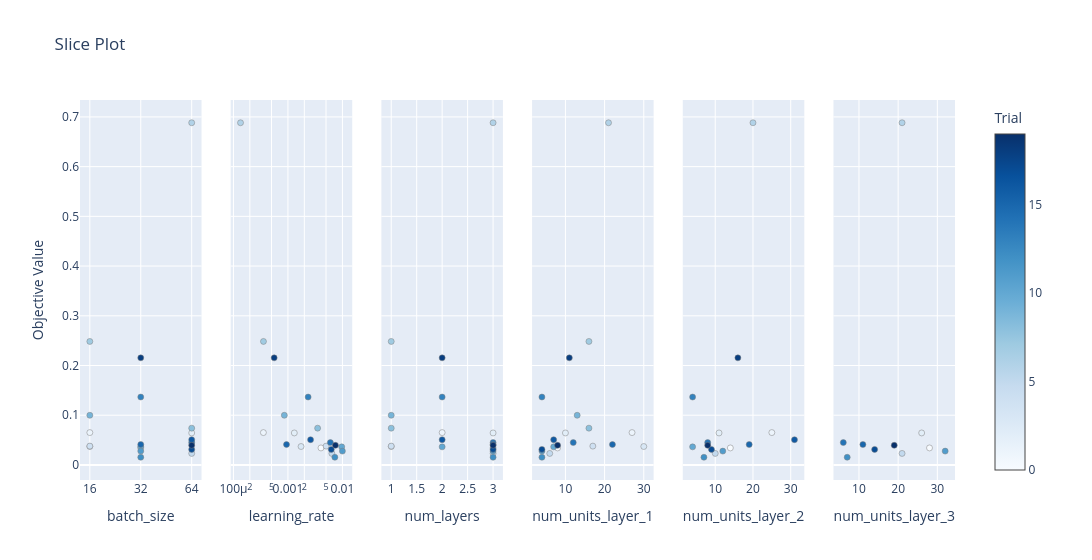

The notebook cell this image was saved under:
### Code cell
# visualizing Optuna results

optuna.visualization.plot_optimization_history(study)
optuna.visualization.plot_param_importances(study)
optuna.visualization.plot_slice(study)

### Figure 1 — Plotly figure (JSON) as saved in the notebook; plotly's stock layout.template omitted (floating-point values rounded to 4 significant figures)
{"data": [{"marker": {"color": [0, 1, 2, 3, 4, 5, 6, 7, 8, 9, 10, 11, 12, 13, 14, 15, 16, 17, 18, 19], "colorbar": {"title": {"text": "Trial"}, "x": 1, "xpad": 40}, "colorscale": [[0, "rgb(247,251,255)"], [0.125, "rgb(222,235,247)"], [0.25, "rgb(198,219,239)"], [0.375, "rgb(158,202,225)"], [0.5, "rgb(107,174,214)"], [0.625, "rgb(66,146,198)"], [0.75, "rgb(33,113,181)"], [0.875, "rgb(8,81,156)"], [1, "rgb(8,48,107)"]], "line": {"color": "Grey", "width": 0.5}, "showscale": true}, "mode": "markers", "name": "Feasible Trial", "showlegend": false, "type": "scatter", "x": [32, 16, 64, 16, 16, 64, 64, 16, 64, 16, 32, 32, 32, 32, 64, 32, 64, 64, 32, 64], "xaxis": "x", "y": [0.03423, 0.06508, 0.06438, 0.03711, 0.0379, 0.02316, 0.6883, 0.2484, 0.07399, 0.09992, 0.03638, 0.02781, 0.01548, 0.1366, 0.045, 0.04106, 0.05078, 0.03123, 0.2154, 0.03952], "yaxis": "y"}, {"marker": {"color": [0, 1, 2, 3, 4, 5, 6, 7, 8, 9, 10, 11, 12, 13, 14, 15, 16, 17, 18, 19], "colorbar": {"title": {"text": "Trial"}, "x": 1, "xpad": 40}, "colorscale": [[0, "rgb(247,251,255)"], [0.125, "rgb(222,235,247)"], [0.25, "rgb(198,219,239)"], [0.375, "rgb(158,202,225)"], [0.5, "rgb(107,174,214)"], [0.625, "rgb(66,146,198)"], [0.75, "rgb(33,113,181)"], [0.875, "rgb(8,81,156)"], [1, "rgb(8,48,107)"]], "line": {"color": "Grey", "width": 0.5}, "showscale": false}, "mode": "markers", "name": "Feasible Trial", "showlegend": false, "type": "scatter", "x": [0.004042, 0.0003545, 0.00131, 0.001742, 0.005026, 0.006403, 0.0001349, 0.0003557, 0.003508, 0.0008586, 0.00971, 0.009994, 0.007264, 0.002347, 0.006015, 0.0009416, 0.002604, 0.006249, 0.0005591, 0.007445], "xaxis": "x2", "y": [0.03423, 0.06508, 0.06438, 0.03711, 0.0379, 0.02316, 0.6883, 0.2484, 0.07399, 0.09992, 0.03638, 0.02781, 0.01548, 0.1366, 0.045, 0.04106, 0.05078, 0.03123, 0.2154, 0.03952], "yaxis": "y2"}, {"marker": {"color": [0, 1, 2, 3, 4, 5, 6, 7, 8, 9, 10, 11, 12, 13, 14, 15, 16, 17, 18, 19], "colorbar": {"title": {"text": "Trial"}, "x": 1, "xpad": 40}, "colorscale": [[0, "rgb(247,251,255)"], [0.125, "rgb(222,235,247)"], [0.25, "rgb(198,219,239)"], [0.375, "rgb(158,202,225)"], [0.5, "rgb(107,174,214)"], [0.625, "rgb(66,146,198)"], [0.75, "rgb(33,113,181)"], [0.875, "rgb(8,81,156)"], [1, "rgb(8,48,107)"]], "line": {"color": "Grey", "width": 0.5}, "showscale": false}, "mode": "markers", "name": "Feasible Trial", "showlegend": false, "type": "scatter", "x": [3, 2, 3, 1, 1, 3, 3, 1, 1, 1, 2, 3, 3, 2, 3, 3, 2, 3, 2, 3], "xaxis": "x3", "y": [0.03423, 0.06508, 0.06438, 0.03711, 0.0379, 0.02316, 0.6883, 0.2484, 0.07399, 0.09992, 0.03638, 0.02781, 0.01548, 0.1366, 0.045, 0.04106, 0.05078, 0.03123, 0.2154, 0.03952], "yaxis": "y3"}, {"marker": {"color": [0, 1, 2, 3, 4, 5, 6, 7, 8, 9, 10, 11, 12, 13, 14, 15, 16, 17, 18, 19], "colorbar": {"title": {"text": "Trial"}, "x": 1, "xpad": 40}, "colorscale": [[0, "rgb(247,251,255)"], [0.125, "rgb(222,235,247)"], [0.25, "rgb(198,219,239)"], [0.375, "rgb(158,202,225)"], [0.5, "rgb(107,174,214)"], [0.625, "rgb(66,146,198)"], [0.75, "rgb(33,113,181)"], [0.875, "rgb(8,81,156)"], [1, "rgb(8,48,107)"]], "line": {"color": "Grey", "width": 0.5}, "showscale": false}, "mode": "markers", "name": "Feasible Trial", "showlegend": false, "type": "scatter", "x": [8, 27, 10, 30, 17, 6, 21, 16, 16, 13, 7, 4, 4, 4, 12, 22, 7, 4, 11, 8], "xaxis": "x4", "y": [0.03423, 0.06508, 0.06438, 0.03711, 0.0379, 0.02316, 0.6883, 0.2484, 0.07399, 0.09992, 0.03638, 0.02781, 0.01548, 0.1366, 0.045, 0.04106, 0.05078, 0.03123, 0.2154, 0.03952], "yaxis": "y4"}, {"marker": {"color": [0, 1, 2, 5, 6, 10, 11, 12, 13, 14, 15, 16, 17, 18, 19], "colorbar": {"title": {"text": "Trial"}, "x": 1, "xpad": 40}, "colorscale": [[0, "rgb(247,251,255)"], [0.125, "rgb(222,235,247)"], [0.25, "rgb(198,219,239)"], [0.375, "rgb(158,202,225)"], [0.5, "rgb(107,174,214)"], [0.625, "rgb(66,146,198)"], [0.75, "rgb(33,113,181)"], [0.875, "rgb(8,81,156)"], [1, "rgb(8,48,107)"]], "line": {"color": "Grey", "width": 0.5}, "showscale": false}, "mode": "markers", "name": "Feasible Trial", "showlegend": false, "type": "scatter", "x": [14, 25, 11, 10, 20, 4, 12, 7, 4, 8, 19, 31, 9, 16, 8], "xaxis": "x5", "y": [0.03423, 0.06508, 0.06438, 0.02316, 0.6883, 0.03638, 0.02781, 0.01548, 0.1366, 0.045, 0.04106, 0.05078, 0.03123, 0.2154, 0.03952], "yaxis": "y5"}, {"marker": {"color": [0, 2, 5, 6, 11, 12, 14, 15, 17, 19], "colorbar": {"title": {"text": "Trial"}, "x": 1, "xpad": 40}, "colorscale": [[0, "rgb(247,251,255)"], [0.125, "rgb(222,235,247)"], [0.25, "rgb(198,219,239)"], [0.375, "rgb(158,202,225)"], [0.5, "rgb(107,174,214)"], [0.625, "rgb(66,146,198)"], [0.75, "rgb(33,113,181)"], [0.875, "rgb(8,81,156)"], [1, "rgb(8,48,107)"]], "line": {"color": "Grey", "width": 0.5}, "showscale": false}, "mode": "markers", "name": "Feasible Trial", "showlegend": false, "type": "scatter", "x": [28, 26, 21, 21, 32, 7, 6, 11, 14, 19], "xaxis": "x6", "y": [0.03423, 0.06438, 0.02316, 0.6883, 0.02781, 0.01548, 0.045, 0.04106, 0.03123, 0.03952], "yaxis": "y6"}], "layout": {"title": {"text": "Slice Plot"}, "width": 1800, "xaxis": {"anchor": "y", "categoryarray": [16, 32, 64], "categoryorder": "array", "domain": [0, 0.1389], "title": {"text": "batch_size"}, "type": "category"}, "xaxis2": {"anchor": "y2", "domain": [0.1722, 0.3111], "title": {"text": "learning_rate"}, "type": "log"}, "xaxis3": {"anchor": "y3", "domain": [0.3444, 0.4833], "title": {"text": "num_layers"}}, "xaxis4": {"anchor": "y4", "domain": [0.5167, 0.6556], "title": {"text": "num_units_layer_1"}}, "xaxis5": {"anchor": "y5", "domain": [0.6889, 0.8278], "title": {"text": "num_units_layer_2"}}, "xaxis6": {"anchor": "y6", "domain": [0.8611, 1], "title": {"text": "num_units_layer_3"}}, "yaxis": {"anchor": "x", "domain": [0, 1], "title": {"text": "Objective Value"}}, "yaxis2": {"anchor": "x2", "domain": [0, 1], "matches": "y", "showticklabels": false}, "yaxis3": {"anchor": "x3", "domain": [0, 1], "matches": "y", "showticklabels": false}, "yaxis4": {"anchor": "x4", "domain": [0, 1], "matches": "y", "showticklabels": false}, "yaxis5": {"anchor": "x5", "domain": [0, 1], "matches": "y", "showticklabels": false}, "yaxis6": {"anchor": "x6", "domain": [0, 1], "matches": "y", "showticklabels": false}}}
